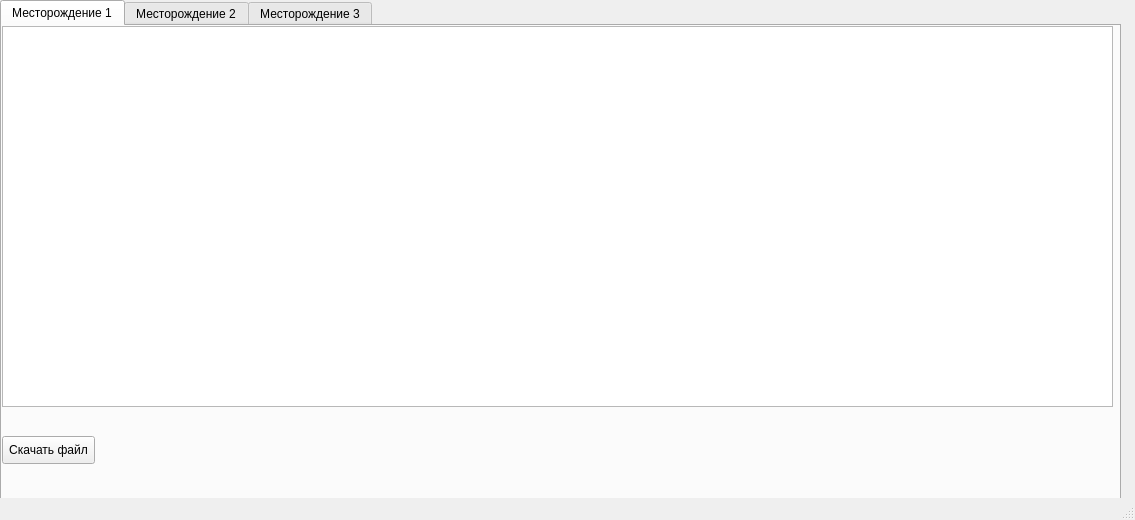
<?xml version="1.0" encoding="UTF-8"?>
<ui version="4.0">
 <class>MainWindow</class>
 <widget class="QMainWindow" name="MainWindow">
  <property name="geometry">
   <rect>
    <x>0</x>
    <y>0</y>
    <width>1135</width>
    <height>520</height>
   </rect>
  </property>
  <property name="windowTitle">
   <string>MainWindow</string>
  </property>
  <widget class="QWidget" name="centralwidget">
   <widget class="QTabWidget" name="tabWidget">
    <property name="geometry">
     <rect>
      <x>0</x>
      <y>0</y>
      <width>1121</width>
      <height>521</height>
     </rect>
    </property>
    <property name="currentIndex">
     <number>0</number>
    </property>
    <widget class="QWidget" name="tab_1">
     <attribute name="title">
      <string>Месторождение 1</string>
     </attribute>
     <widget class="QTableWidget" name="tableWidget">
      <property name="geometry">
       <rect>
        <x>0</x>
        <y>0</y>
        <width>1111</width>
        <height>381</height>
       </rect>
      </property>
     </widget>
     <widget class="QPushButton" name="pushButton">
      <property name="geometry">
       <rect>
        <x>0</x>
        <y>410</y>
        <width>93</width>
        <height>28</height>
       </rect>
      </property>
      <property name="text">
       <string>Скачать файл</string>
      </property>
     </widget>
    </widget>
    <widget class="QWidget" name="tab_2">
     <attribute name="title">
      <string>Месторождение 2</string>
     </attribute>
     <widget class="QTableWidget" name="tableWidget_2">
      <property name="geometry">
       <rect>
        <x>0</x>
        <y>0</y>
        <width>1111</width>
        <height>381</height>
       </rect>
      </property>
     </widget>
     <widget class="QPushButton" name="pushButton_4">
      <property name="geometry">
       <rect>
        <x>0</x>
        <y>410</y>
        <width>93</width>
        <height>28</height>
       </rect>
      </property>
      <property name="text">
       <string>Скачать файл</string>
      </property>
     </widget>
    </widget>
    <widget class="QWidget" name="tab_3">
     <attribute name="title">
      <string>Месторождение 3</string>
     </attribute>
     <widget class="QTableWidget" name="tableWidget_3">
      <property name="geometry">
       <rect>
        <x>0</x>
        <y>0</y>
        <width>1111</width>
        <height>381</height>
       </rect>
      </property>
     </widget>
     <widget class="QPushButton" name="pushButton_3">
      <property name="geometry">
       <rect>
        <x>0</x>
        <y>410</y>
        <width>93</width>
        <height>28</height>
       </rect>
      </property>
      <property name="text">
       <string>Скачать файл</string>
      </property>
     </widget>
    </widget>
   </widget>
  </widget>
  <widget class="QMenuBar" name="menubar">
   <property name="geometry">
    <rect>
     <x>0</x>
     <y>0</y>
     <width>1135</width>
     <height>26</height>
    </rect>
   </property>
  </widget>
  <widget class="QStatusBar" name="statusbar"/>
 </widget>
 <resources/>
 <connections/>
</ui>
